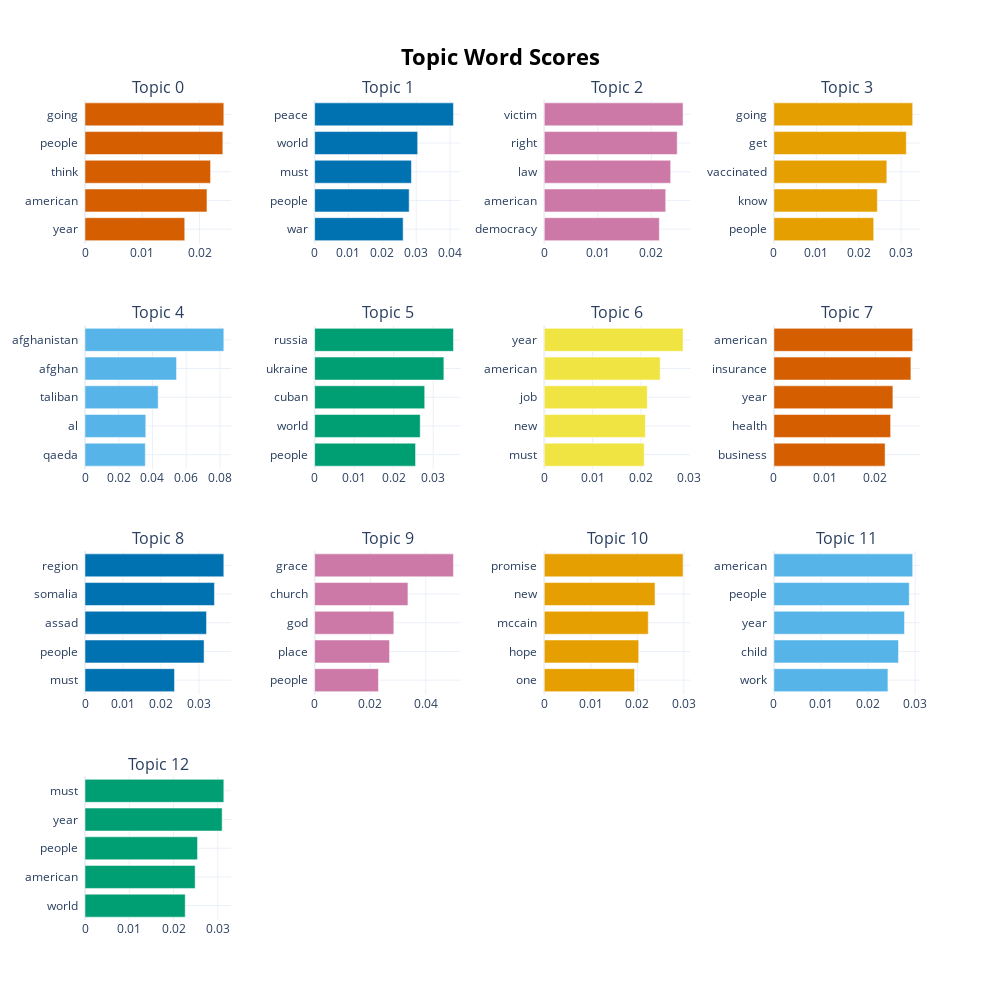
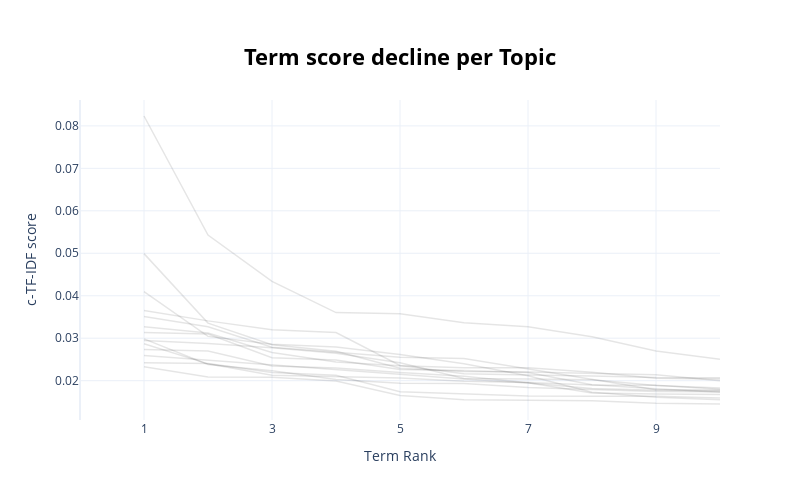
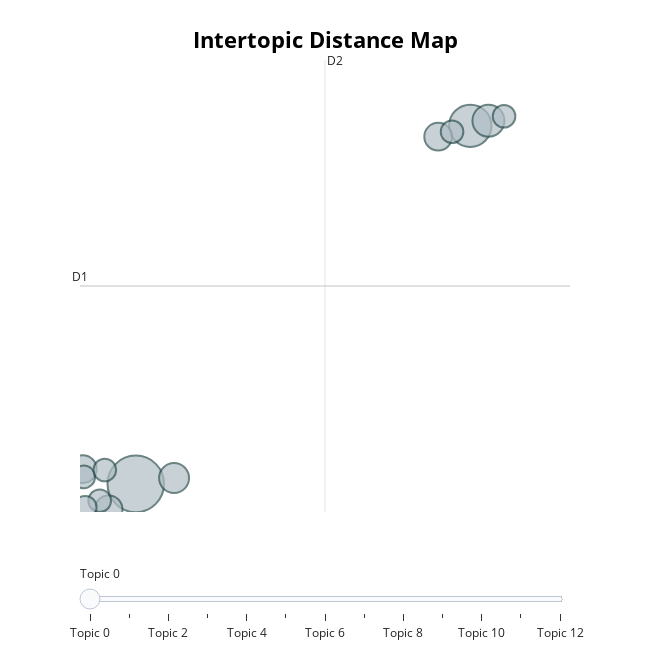
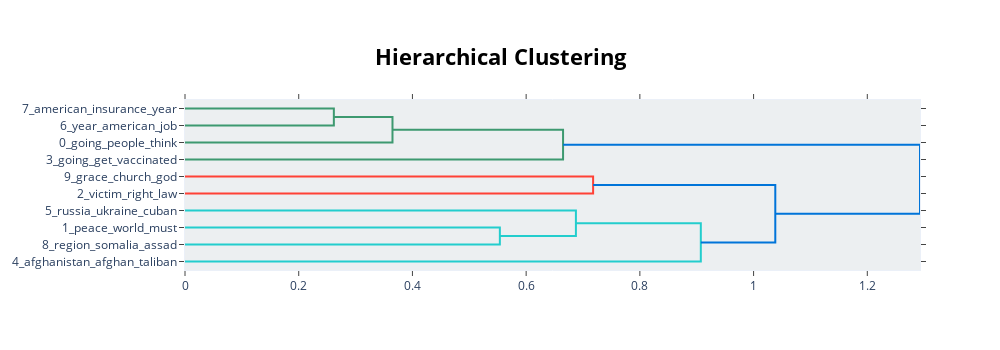

Notebook code for these charts, in order:
### Code cell
# Get the list of topics
n_1 = topic_model2.get_topic_info()
display(n_1)
# To get the representative documents
representative_speeches = topic_model2.get_representative_docs(0)

# Get top 10 terms for a topic
display(topic_model2.get_topic(1))

# Visualize top topic keywords
display(topic_model2.visualize_barchart(top_n_topics=15))


# Visualize term rank decrease
display(topic_model2.visualize_term_rank())


# Visualize intertopic distance
display(topic_model2.visualize_topics())


# Visualize connections between topics using hierachical clustering
display(topic_model2.visualize_hierarchy(top_n_topics=10))


# Visualize similarity using heatmap
display(topic_model2.visualize_heatmap())


# Visualize probability distribution
display(topic_model2.visualize_distribution(topic_model2.probabilities_[0], min_probability=0.015))

### Figure 1 — Plotly figure (JSON) as saved in the notebook; plotly's stock layout.template omitted (floating-point values rounded to 4 significant figures)
{"data": [{"marker": {"color": "#D55E00"}, "orientation": "h", "type": "bar", "x": [0.01742, 0.0213, 0.02193, 0.02407, 0.02424], "xaxis": "x", "y": ["year  ", "american  ", "think  ", "people  ", "going  "], "yaxis": "y"}, {"marker": {"color": "#0072B2"}, "orientation": "h", "type": "bar", "x": [0.02614, 0.02792, 0.02859, 0.03043, 0.041], "xaxis": "x2", "y": ["war  ", "people  ", "must  ", "world  ", "peace  "], "yaxis": "y2"}, {"marker": {"color": "#CC79A7"}, "orientation": "h", "type": "bar", "x": [0.0215, 0.02268, 0.02361, 0.02483, 0.02593], "xaxis": "x3", "y": ["democracy  ", "american  ", "law  ", "right  ", "victim  "], "yaxis": "y3"}, {"marker": {"color": "#E69F00"}, "orientation": "h", "type": "bar", "x": [0.02353, 0.0244, 0.02663, 0.03121, 0.03273], "xaxis": "x4", "y": ["people  ", "know  ", "vaccinated  ", "get  ", "going  "], "yaxis": "y4"}, {"marker": {"color": "#56B4E9"}, "orientation": "h", "type": "bar", "x": [0.03575, 0.03604, 0.04339, 0.05429, 0.08233], "xaxis": "x5", "y": ["qaeda  ", "al  ", "taliban  ", "afghan  ", "afghanistan  "], "yaxis": "y5"}, {"marker": {"color": "#009E73"}, "orientation": "h", "type": "bar", "x": [0.02554, 0.02672, 0.02786, 0.03271, 0.03513], "xaxis": "x6", "y": ["people  ", "world  ", "cuban  ", "ukraine  ", "russia  "], "yaxis": "y6"}, {"marker": {"color": "#F0E442"}, "orientation": "h", "type": "bar", "x": [0.02066, 0.0209, 0.02129, 0.02396, 0.0287], "xaxis": "x7", "y": ["must  ", "new  ", "job  ", "american  ", "year  "], "yaxis": "y7"}, {"marker": {"color": "#D55E00"}, "orientation": "h", "type": "bar", "x": [0.02191, 0.023, 0.02345, 0.02699, 0.02735], "xaxis": "x8", "y": ["business  ", "health  ", "year  ", "insurance  ", "american  "], "yaxis": "y8"}, {"marker": {"color": "#0072B2"}, "orientation": "h", "type": "bar", "x": [0.02357, 0.03135, 0.032, 0.03408, 0.03655], "xaxis": "x9", "y": ["must  ", "people  ", "assad  ", "somalia  ", "region  "], "yaxis": "y9"}, {"marker": {"color": "#CC79A7"}, "orientation": "h", "type": "bar", "x": [0.02294, 0.02695, 0.02847, 0.03355, 0.04992], "xaxis": "x10", "y": ["people  ", "place  ", "god  ", "church  ", "grace  "], "yaxis": "y10"}, {"marker": {"color": "#E69F00"}, "orientation": "h", "type": "bar", "x": [0.01941, 0.0203, 0.02235, 0.02381, 0.02984], "xaxis": "x11", "y": ["one  ", "hope  ", "mccain  ", "new  ", "promise  "], "yaxis": "y11"}, {"marker": {"color": "#56B4E9"}, "orientation": "h", "type": "bar", "x": [0.02423, 0.02648, 0.02775, 0.02876, 0.02949], "xaxis": "x12", "y": ["work  ", "child  ", "year  ", "people  ", "american  "], "yaxis": "y12"}, {"marker": {"color": "#009E73"}, "orientation": "h", "type": "bar", "x": [0.02264, 0.02488, 0.02542, 0.03098, 0.03135], "xaxis": "x13", "y": ["world  ", "american  ", "people  ", "year  ", "must  "], "yaxis": "y13"}], "layout": {"annotations": [{"font": {"size": 16}, "showarrow": false, "text": "Topic 0", "x": 0.0875, "xanchor": "center", "xref": "paper", "y": 1, "yanchor": "bottom", "yref": "paper"}, {"font": {"size": 16}, "showarrow": false, "text": "Topic 1", "x": 0.3625, "xanchor": "center", "xref": "paper", "y": 1, "yanchor": "bottom", "yref": "paper"}, {"font": {"size": 16}, "showarrow": false, "text": "Topic 2", "x": 0.6375, "xanchor": "center", "xref": "paper", "y": 1, "yanchor": "bottom", "yref": "paper"}, {"font": {"size": 16}, "showarrow": false, "text": "Topic 3", "x": 0.9125, "xanchor": "center", "xref": "paper", "y": 1, "yanchor": "bottom", "yref": "paper"}, {"font": {"size": 16}, "showarrow": false, "text": "Topic 4", "x": 0.0875, "xanchor": "center", "xref": "paper", "y": 0.725, "yanchor": "bottom", "yref": "paper"}, {"font": {"size": 16}, "showarrow": false, "text": "Topic 5", "x": 0.3625, "xanchor": "center", "xref": "paper", "y": 0.725, "yanchor": "bottom", "yref": "paper"}, {"font": {"size": 16}, "showarrow": false, "text": "Topic 6", "x": 0.6375, "xanchor": "center", "xref": "paper", "y": 0.725, "yanchor": "bottom", "yref": "paper"}, {"font": {"size": 16}, "showarrow": false, "text": "Topic 7", "x": 0.9125, "xanchor": "center", "xref": "paper", "y": 0.725, "yanchor": "bottom", "yref": "paper"}, {"font": {"size": 16}, "showarrow": false, "text": "Topic 8", "x": 0.0875, "xanchor": "center", "xref": "paper", "y": 0.45, "yanchor": "bottom", "yref": "paper"}, {"font": {"size": 16}, "showarrow": false, "text": "Topic 9", "x": 0.3625, "xanchor": "center", "xref": "paper", "y": 0.45, "yanchor": "bottom", "yref": "paper"}, {"font": {"size": 16}, "showarrow": false, "text": "Topic 10", "x": 0.6375, "xanchor": "center", "xref": "paper", "y": 0.45, "yanchor": "bottom", "yref": "paper"}, {"font": {"size": 16}, "showarrow": false, "text": "Topic 11", "x": 0.9125, "xanchor": "center", "xref": "paper", "y": 0.45, "yanchor": "bottom", "yref": "paper"}, {"font": {"size": 16}, "showarrow": false, "text": "Topic 12", "x": 0.0875, "xanchor": "center", "xref": "paper", "y": 0.175, "yanchor": "bottom", "yref": "paper"}], "height": 1000, "hoverlabel": {"bgcolor": "white", "font": {"family": "Rockwell", "size": 16}}, "showlegend": false, "title": {"font": {"color": "Black", "size": 22}, "text": "<b>Topic Word Scores", "x": 0.5, "xanchor": "center", "yanchor": "top"}, "width": 1000, "xaxis": {"anchor": "y", "domain": [0, 0.175], "showgrid": true}, "xaxis10": {"anchor": "y10", "domain": [0.275, 0.45], "showgrid": true}, "xaxis11": {"anchor": "y11", "domain": [0.55, 0.725], "showgrid": true}, "xaxis12": {"anchor": "y12", "domain": [0.825, 1], "showgrid": true}, "xaxis13": {"anchor": "y13", "domain": [0, 0.175], "showgrid": true}, "xaxis14": {"anchor": "y14", "domain": [0.275, 0.45], "showgrid": true}, "xaxis15": {"anchor": "y15", "domain": [0.55, 0.725], "showgrid": true}, "xaxis16": {"anchor": "y16", "domain": [0.825, 1], "showgrid": true}, "xaxis2": {"anchor": "y2", "domain": [0.275, 0.45], "showgrid": true}, "xaxis3": {"anchor": "y3", "domain": [0.55, 0.725], "showgrid": true}, "xaxis4": {"anchor": "y4", "domain": [0.825, 1], "showgrid": true}, "xaxis5": {"anchor": "y5", "domain": [0, 0.175], "showgrid": true}, "xaxis6": {"anchor": "y6", "domain": [0.275, 0.45], "showgrid": true}, "xaxis7": {"anchor": "y7", "domain": [0.55, 0.725], "showgrid": true}, "xaxis8": {"anchor": "y8", "domain": [0.825, 1], "showgrid": true}, "xaxis9": {"anchor": "y9", "domain": [0, 0.175], "showgrid": true}, "yaxis": {"anchor": "x", "domain": [0.825, 1], "showgrid": true}, "yaxis10": {"anchor": "x10", "domain": [0.275, 0.45], "showgrid": true}, "yaxis11": {"anchor": "x11", "domain": [0.275, 0.45], "showgrid": true}, "yaxis12": {"anchor": "x12", "domain": [0.275, 0.45], "showgrid": true}, "yaxis13": {"anchor": "x13", "domain": [0, 0.175], "showgrid": true}, "yaxis14": {"anchor": "x14", "domain": [0, 0.175], "showgrid": true}, "yaxis15": {"anchor": "x15", "domain": [0, 0.175], "showgrid": true}, "yaxis16": {"anchor": "x16", "domain": [0, 0.175], "showgrid": true}, "yaxis2": {"anchor": "x2", "domain": [0.825, 1], "showgrid": true}, "yaxis3": {"anchor": "x3", "domain": [0.825, 1], "showgrid": true}, "yaxis4": {"anchor": "x4", "domain": [0.825, 1], "showgrid": true}, "yaxis5": {"anchor": "x5", "domain": [0.55, 0.725], "showgrid": true}, "yaxis6": {"anchor": "x6", "domain": [0.55, 0.725], "showgrid": true}, "yaxis7": {"anchor": "x7", "domain": [0.55, 0.725], "showgrid": true}, "yaxis8": {"anchor": "x8", "domain": [0.55, 0.725], "showgrid": true}, "yaxis9": {"anchor": "x9", "domain": [0.275, 0.45], "showgrid": true}}}

### Figure 2 — Plotly figure (JSON) as saved in the notebook; plotly's stock layout.template omitted (floating-point values rounded to 4 significant figures)
{"data": [{"hovertext": "<b>Topic -1</b>:american_year_new_people_job_care_", "line": {"color": "black", "width": 1.5}, "mode": "lines+lines", "name": "", "opacity": 0.1, "type": "scatter", "x": [1, 2, 3, 4, 5, 6, 7, 8, 9, 10], "y": [0.02328, 0.02088, 0.02078, 0.01994, 0.01652, 0.0155, 0.01536, 0.01529, 0.01468, 0.01451]}, {"hovertext": "<b>Topic 0</b>:going_people_think_american_year_wa", "line": {"color": "black", "width": 1.5}, "mode": "lines+lines", "name": "", "opacity": 0.1, "type": "scatter", "x": [1, 2, 3, 4, 5, 6, 7, 8, 9, 10], "y": [0.02424, 0.02407, 0.02193, 0.0213, 0.01742, 0.01693, 0.01637, 0.01634, 0.01631, 0.0159]}, {"hovertext": "<b>Topic 1</b>:peace_world_must_people_war_israel_", "line": {"color": "black", "width": 1.5}, "mode": "lines+lines", "name": "", "opacity": 0.1, "type": "scatter", "x": [1, 2, 3, 4, 5, 6, 7, 8, 9, 10], "y": [0.041, 0.03043, 0.02859, 0.02792, 0.02614, 0.02399, 0.02114, 0.01728, 0.01612, 0.01554]}, {"hovertext": "<b>Topic 2</b>:victim_right_law_american_democracy", "line": {"color": "black", "width": 1.5}, "mode": "lines+lines", "name": "", "opacity": 0.1, "type": "scatter", "x": [1, 2, 3, 4, 5, 6, 7, 8, 9, 10], "y": [0.02593, 0.02483, 0.02361, 0.02268, 0.0215, 0.02039, 0.01945, 0.01814, 0.01773, 0.01761]}, {"hovertext": "<b>Topic 3</b>:going_get_vaccinated_know_people_on", "line": {"color": "black", "width": 1.5}, "mode": "lines+lines", "name": "", "opacity": 0.1, "type": "scatter", "x": [1, 2, 3, 4, 5, 6, 7, 8, 9, 10], "y": [0.03273, 0.03121, 0.02663, 0.0244, 0.02353, 0.02305, 0.02302, 0.02198, 0.02058, 0.02041]}, {"hovertext": "<b>Topic 4</b>:afghanistan_afghan_taliban_al_qaeda", "line": {"color": "black", "width": 1.5}, "mode": "lines+lines", "name": "", "opacity": 0.1, "type": "scatter", "x": [1, 2, 3, 4, 5, 6, 7, 8, 9, 10], "y": [0.08233, 0.05429, 0.04339, 0.03604, 0.03575, 0.03365, 0.03269, 0.03032, 0.027, 0.02503]}, {"hovertext": "<b>Topic 5</b>:russia_ukraine_cuban_world_people_p", "line": {"color": "black", "width": 1.5}, "mode": "lines+lines", "name": "", "opacity": 0.1, "type": "scatter", "x": [1, 2, 3, 4, 5, 6, 7, 8, 9, 10], "y": [0.03513, 0.03271, 0.02786, 0.02672, 0.02554, 0.02522, 0.02276, 0.0202, 0.01787, 0.0178]}, {"hovertext": "<b>Topic 6</b>:year_american_job_new_must_work_ask", "line": {"color": "black", "width": 1.5}, "mode": "lines+lines", "name": "", "opacity": 0.1, "type": "scatter", "x": [1, 2, 3, 4, 5, 6, 7, 8, 9, 10], "y": [0.0287, 0.02396, 0.02129, 0.0209, 0.02066, 0.01986, 0.01954, 0.01899, 0.01891, 0.018]}, {"hovertext": "<b>Topic 7</b>:american_insurance_year_health_busi", "line": {"color": "black", "width": 1.5}, "mode": "lines+lines", "name": "", "opacity": 0.1, "type": "scatter", "x": [1, 2, 3, 4, 5, 6, 7, 8, 9, 10], "y": [0.02735, 0.02699, 0.02345, 0.023, 0.02191, 0.02104, 0.0195, 0.01707, 0.01687, 0.01675]}, {"hovertext": "<b>Topic 8</b>:region_somalia_assad_people_must_we", "line": {"color": "black", "width": 1.5}, "mode": "lines+lines", "name": "", "opacity": 0.1, "type": "scatter", "x": [1, 2, 3, 4, 5, 6, 7, 8, 9, 10], "y": [0.03655, 0.03408, 0.032, 0.03135, 0.02357, 0.02165, 0.02132, 0.02112, 0.02074, 0.02072]}, {"hovertext": "<b>Topic 9</b>:grace_church_god_place_people_kenne", "line": {"color": "black", "width": 1.5}, "mode": "lines+lines", "name": "", "opacity": 0.1, "type": "scatter", "x": [1, 2, 3, 4, 5, 6, 7, 8, 9, 10], "y": [0.04992, 0.03355, 0.02847, 0.02695, 0.02294, 0.02216, 0.02204, 0.02176, 0.02141, 0.01998]}, {"hovertext": "<b>Topic 10</b>:promise_new_mccain_hope_one_time_t", "line": {"color": "black", "width": 1.5}, "mode": "lines+lines", "name": "", "opacity": 0.1, "type": "scatter", "x": [1, 2, 3, 4, 5, 6, 7, 8, 9, 10], "y": [0.02984, 0.02381, 0.02235, 0.0203, 0.01941, 0.01932, 0.01839, 0.01798, 0.01745, 0.01738]}, {"hovertext": "<b>Topic 11</b>:american_people_year_child_work_ev", "line": {"color": "black", "width": 1.5}, "mode": "lines+lines", "name": "", "opacity": 0.1, "type": "scatter", "x": [1, 2, 3, 4, 5, 6, 7, 8, 9, 10], "y": [0.02949, 0.02876, 0.02775, 0.02648, 0.02423, 0.02052, 0.02038, 0.02022, 0.01884, 0.0183]}, {"hovertext": "<b>Topic 12</b>:must_year_people_american_world_wo", "line": {"color": "black", "width": 1.5}, "mode": "lines+lines", "name": "", "opacity": 0.1, "type": "scatter", "x": [1, 2, 3, 4, 5, 6, 7, 8, 9, 10], "y": [0.03135, 0.03098, 0.02542, 0.02488, 0.02264, 0.02239, 0.02193, 0.01904, 0.0181, 0.01729]}], "layout": {"height": 500, "hoverlabel": {"bgcolor": "white", "font": {"family": "Rockwell", "size": 16}}, "showlegend": false, "title": {"font": {"color": "Black", "size": 22}, "text": "<b>Term score decline per Topic</b>", "x": 0.5, "xanchor": "center", "y": 0.9, "yanchor": "top"}, "width": 800, "xaxis": {"dtick": 2, "range": [0, 10], "tick0": 1, "title": {"text": "Term Rank"}}, "yaxis": {"title": {"text": "c-TF-IDF score"}}}}

### Figure 3 — Plotly figure (JSON) as saved in the notebook; plotly's stock layout.template omitted (floating-point values rounded to 4 significant figures)
{"data": [{"customdata": [[0, "going | people | think | american | year", 25], [1, "peace | world | must | people | war", 14], [2, "victim | right | law | american | democracy", 8], [3, "going | get | vaccinated | know | people", 7], [4, "afghanistan | afghan | taliban | al | qaeda", 6], [5, "russia | ukraine | cuban | world | people", 6], [6, "year | american | job | new | must", 6], [7, "american | insurance | year | health | business", 4], [8, "region | somalia | assad | people | must", 4], [9, "grace | church | god | place | people", 4], [10, "promise | new | mccain | hope | one", 4], [11, "american | people | year | child | work", 4], [12, "must | year | people | american | world", 4]], "hovertemplate": "<b>Topic %{customdata[0]}</b><br>Words: %{customdata[1]}<br>Size: %{customdata[2]}", "legendgroup": "", "marker": {"color": "#B0BEC5", "line": {"color": "DarkSlateGrey", "width": 2}, "size": [25, 14, 8, 7, 6, 6, 6, 4, 4, 4, 4, 4, 4], "sizemode": "area", "sizeref": 0.01562, "symbol": "circle"}, "mode": "markers", "name": "", "orientation": "v", "showlegend": false, "type": "scatter", "x": [1.556, 8.839, 9.235, 2.39, 8.14, 0.9642, 0.4022, 0.7706, 8.443, 9.574, 0.4574, 0.4228, 0.8812], "xaxis": "x", "y": [0.4948, 23.49, 23.81, 0.8693, 22.79, -1.14, 1.447, -0.5928, 23.1, 24.1, -1.004, 0.9421, 1.389], "yaxis": "y"}], "layout": {"annotations": [{"showarrow": false, "text": "D1", "x": 0.3419, "y": 13.2, "yshift": 10}, {"showarrow": false, "text": "D2", "x": 5.676, "xshift": 10, "y": 27.71}], "height": 650, "hoverlabel": {"bgcolor": "white", "font": {"family": "Rockwell", "size": 16}}, "legend": {"itemsizing": "constant", "tracegroupgap": 0}, "margin": {"t": 60}, "shapes": [{"line": {"color": "#CFD8DC", "width": 2}, "type": "line", "x0": 5.676, "x1": 5.676, "y0": -1.311, "y1": 27.71}, {"line": {"color": "#9E9E9E", "width": 2}, "type": "line", "x0": 0.3419, "x1": 11.01, "y0": 13.2, "y1": 13.2}], "sliders": [{"active": 0, "pad": {"t": 50}, "steps": [{"args": [{"marker.color": [["red", "#B0BEC5", "#B0BEC5", "#B0BEC5", "#B0BEC5", "#B0BEC5", "#B0BEC5", "#B0BEC5", "#B0BEC5", "#B0BEC5", "#B0BEC5", "#B0BEC5", "#B0BEC5"]]}], "label": "Topic 0", "method": "update"}, {"args": [{"marker.color": [["#B0BEC5", "red", "#B0BEC5", "#B0BEC5", "#B0BEC5", "#B0BEC5", "#B0BEC5", "#B0BEC5", "#B0BEC5", "#B0BEC5", "#B0BEC5", "#B0BEC5", "#B0BEC5"]]}], "label": "Topic 1", "method": "update"}, {"args": [{"marker.color": [["#B0BEC5", "#B0BEC5", "red", "#B0BEC5", "#B0BEC5", "#B0BEC5", "#B0BEC5", "#B0BEC5", "#B0BEC5", "#B0BEC5", "#B0BEC5", "#B0BEC5", "#B0BEC5"]]}], "label": "Topic 2", "method": "update"}, {"args": [{"marker.color": [["#B0BEC5", "#B0BEC5", "#B0BEC5", "red", "#B0BEC5", "#B0BEC5", "#B0BEC5", "#B0BEC5", "#B0BEC5", "#B0BEC5", "#B0BEC5", "#B0BEC5", "#B0BEC5"]]}], "label": "Topic 3", "method": "update"}, {"args": [{"marker.color": [["#B0BEC5", "#B0BEC5", "#B0BEC5", "#B0BEC5", "red", "#B0BEC5", "#B0BEC5", "#B0BEC5", "#B0BEC5", "#B0BEC5", "#B0BEC5", "#B0BEC5", "#B0BEC5"]]}], "label": "Topic 4", "method": "update"}, {"args": [{"marker.color": [["#B0BEC5", "#B0BEC5", "#B0BEC5", "#B0BEC5", "#B0BEC5", "red", "#B0BEC5", "#B0BEC5", "#B0BEC5", "#B0BEC5", "#B0BEC5", "#B0BEC5", "#B0BEC5"]]}], "label": "Topic 5", "method": "update"}, {"args": [{"marker.color": [["#B0BEC5", "#B0BEC5", "#B0BEC5", "#B0BEC5", "#B0BEC5", "#B0BEC5", "red", "#B0BEC5", "#B0BEC5", "#B0BEC5", "#B0BEC5", "#B0BEC5", "#B0BEC5"]]}], "label": "Topic 6", "method": "update"}, {"args": [{"marker.color": [["#B0BEC5", "#B0BEC5", "#B0BEC5", "#B0BEC5", "#B0BEC5", "#B0BEC5", "#B0BEC5", "red", "#B0BEC5", "#B0BEC5", "#B0BEC5", "#B0BEC5", "#B0BEC5"]]}], "label": "Topic 7", "method": "update"}, {"args": [{"marker.color": [["#B0BEC5", "#B0BEC5", "#B0BEC5", "#B0BEC5", "#B0BEC5", "#B0BEC5", "#B0BEC5", "#B0BEC5", "red", "#B0BEC5", "#B0BEC5", "#B0BEC5", "#B0BEC5"]]}], "label": "Topic 8", "method": "update"}, {"args": [{"marker.color": [["#B0BEC5", "#B0BEC5", "#B0BEC5", "#B0BEC5", "#B0BEC5", "#B0BEC5", "#B0BEC5", "#B0BEC5", "#B0BEC5", "red", "#B0BEC5", "#B0BEC5", "#B0BEC5"]]}], "label": "Topic 9", "method": "update"}, {"args": [{"marker.color": [["#B0BEC5", "#B0BEC5", "#B0BEC5", "#B0BEC5", "#B0BEC5", "#B0BEC5", "#B0BEC5", "#B0BEC5", "#B0BEC5", "#B0BEC5", "red", "#B0BEC5", "#B0BEC5"]]}], "label": "Topic 10", "method": "update"}, {"args": [{"marker.color": [["#B0BEC5", "#B0BEC5", "#B0BEC5", "#B0BEC5", "#B0BEC5", "#B0BEC5", "#B0BEC5", "#B0BEC5", "#B0BEC5", "#B0BEC5", "#B0BEC5", "red", "#B0BEC5"]]}], "label": "Topic 11", "method": "update"}, {"args": [{"marker.color": [["#B0BEC5", "#B0BEC5", "#B0BEC5", "#B0BEC5", "#B0BEC5", "#B0BEC5", "#B0BEC5", "#B0BEC5", "#B0BEC5", "#B0BEC5", "#B0BEC5", "#B0BEC5", "red"]]}], "label": "Topic 12", "method": "update"}]}], "title": {"font": {"color": "Black", "size": 22}, "text": "<b>Intertopic Distance Map", "x": 0.5, "xanchor": "center", "y": 0.95, "yanchor": "top"}, "width": 650, "xaxis": {"anchor": "y", "domain": [0, 1], "range": [0.3419, 11.01], "title": {"text": ""}, "visible": false}, "yaxis": {"anchor": "x", "domain": [0, 1], "range": [-1.311, 27.71], "title": {"text": ""}, "visible": false}}}

### Figure 4 — Plotly figure (JSON) as saved in the notebook; plotly's stock layout.template omitted (floating-point values rounded to 4 significant figures)
{"data": [{"hoverinfo": "text", "marker": {"color": "rgb(61,153,112)"}, "mode": "lines", "type": "scatter", "x": [0, 0.2618, 0.2618, 0], "xaxis": "x", "y": [-5, -5, -15, -15], "yaxis": "y"}, {"hoverinfo": "text", "marker": {"color": "rgb(61,153,112)"}, "mode": "lines", "type": "scatter", "x": [0.2618, 0.3649, 0.3649, 0], "xaxis": "x", "y": [-10, -10, -25, -25], "yaxis": "y"}, {"hoverinfo": "text", "marker": {"color": "rgb(61,153,112)"}, "mode": "lines", "type": "scatter", "x": [0.3649, 0.6649, 0.6649, 0], "xaxis": "x", "y": [-17.5, -17.5, -35, -35], "yaxis": "y"}, {"hoverinfo": "text", "marker": {"color": "rgb(255,65,54)"}, "mode": "lines", "type": "scatter", "x": [0, 0.7178, 0.7178, 0], "xaxis": "x", "y": [-45, -45, -55, -55], "yaxis": "y"}, {"hoverinfo": "text", "marker": {"color": "rgb(35,205,205)"}, "mode": "lines", "type": "scatter", "x": [0, 0.5537, 0.5537, 0], "xaxis": "x", "y": [-75, -75, -85, -85], "yaxis": "y"}, {"hoverinfo": "text", "marker": {"color": "rgb(35,205,205)"}, "mode": "lines", "type": "scatter", "x": [0, 0.6875, 0.6875, 0.5537], "xaxis": "x", "y": [-65, -65, -80, -80], "yaxis": "y"}, {"hoverinfo": "text", "marker": {"color": "rgb(35,205,205)"}, "mode": "lines", "type": "scatter", "x": [0.6875, 0.9072, 0.9072, 0], "xaxis": "x", "y": [-72.5, -72.5, -95, -95], "yaxis": "y"}, {"hoverinfo": "text", "marker": {"color": "rgb(0,116,217)"}, "mode": "lines", "type": "scatter", "x": [0.7178, 1.038, 1.038, 0.9072], "xaxis": "x", "y": [-50, -50, -83.75, -83.75], "yaxis": "y"}, {"hoverinfo": "text", "marker": {"color": "rgb(0,116,217)"}, "mode": "lines", "type": "scatter", "x": [0.6649, 1.293, 1.293, 1.038], "xaxis": "x", "y": [-26.25, -26.25, -66.88, -66.88], "yaxis": "y"}], "layout": {"autosize": false, "height": 350, "hoverlabel": {"bgcolor": "white", "font": {"family": "Rockwell", "size": 16}}, "hovermode": "closest", "plot_bgcolor": "#ECEFF1", "showlegend": false, "title": {"font": {"color": "Black", "size": 22}, "text": "<b>Hierarchical Clustering", "x": 0.5, "xanchor": "center", "yanchor": "top"}, "width": 1000, "xaxis": {"mirror": "allticks", "rangemode": "tozero", "showgrid": false, "showline": true, "showticklabels": true, "ticks": "outside", "type": "linear", "zeroline": false}, "yaxis": {"mirror": "allticks", "range": [-100, 0], "rangemode": "tozero", "showgrid": false, "showline": true, "showticklabels": true, "tickmode": "array", "ticks": "outside", "ticktext": ["7_american_insurance_year", "6_year_american_job", "0_going_people_think", "3_going_get_vaccinated", "9_grace_church_god", "2_victim_right_law", "5_russia_ukraine_cuban", "1_peace_world_must", "8_region_somalia_assad", "4_afghanistan_afghan_taliban"], "tickvals": [-5, -15, -25, -35, -45, -55, -65, -75, -85, -95], "type": "linear", "zeroline": false}}}
